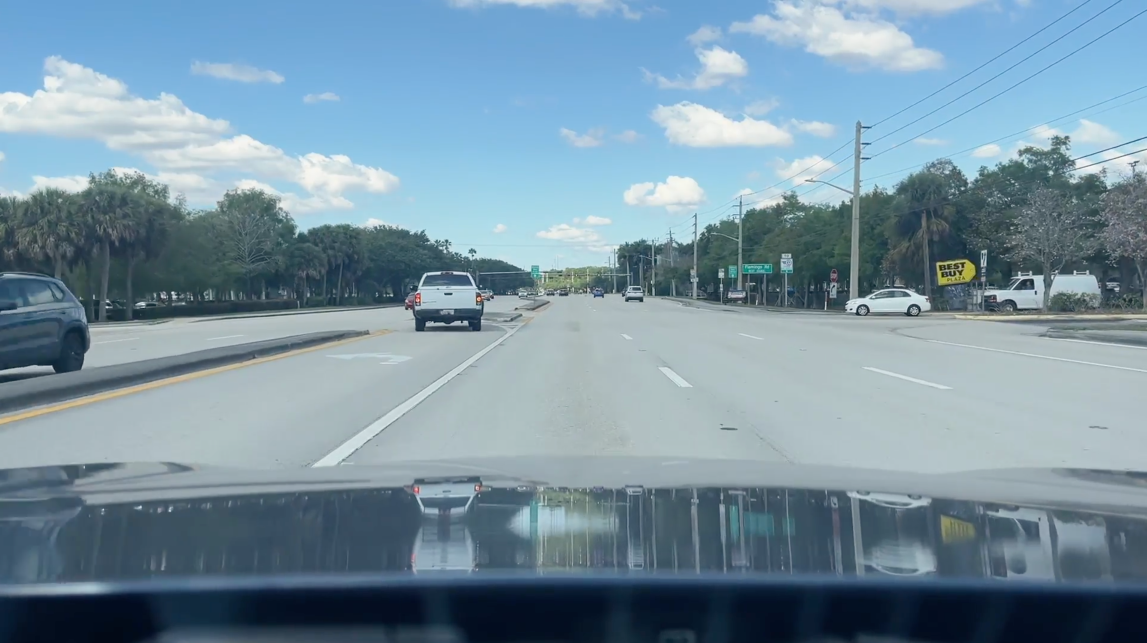
#> input picture roaddetection/image.png, 3440 x 1928 px (shown at 1/3 size); its folder holds only this picture in this run
$ python -i processing.py   (imports and definitions only)
#> lines starting #> are read from the running program, lines starting #| are printed output that depends on the picture; after the words box and inside, x2 and y2 are one past the last pixel; in counts of white or black regions, pixels touching at a corner belong together
#> further down, picture is the input picture: shape (1928, 3440, 3); mean B, G, R 161.2, 145.9, 119.9
import cv2
import numpy as np

leftline = rightline = None
current_dir = 'forward'

# setter function for the current_dir
# value, meant to be used by the gui.py file
def set_current_dir(value):
    global current_dir
    current_dir = value

# getter function for the current_dir
# value, meant to be used by the gui.py file
def get_current_dir():
    global current_dir
    return current_dir

# takes in the video frame and a set of
# points, then performs perspective transform
# with the roi. returns a warped top-down view
# of the frame
# [24 lines left out: functions pers_trans, unwarp, not called in this run]

#
def filters(frame):
    gray = cv2.cvtColor(frame, cv2.COLOR_BGR2GRAY)
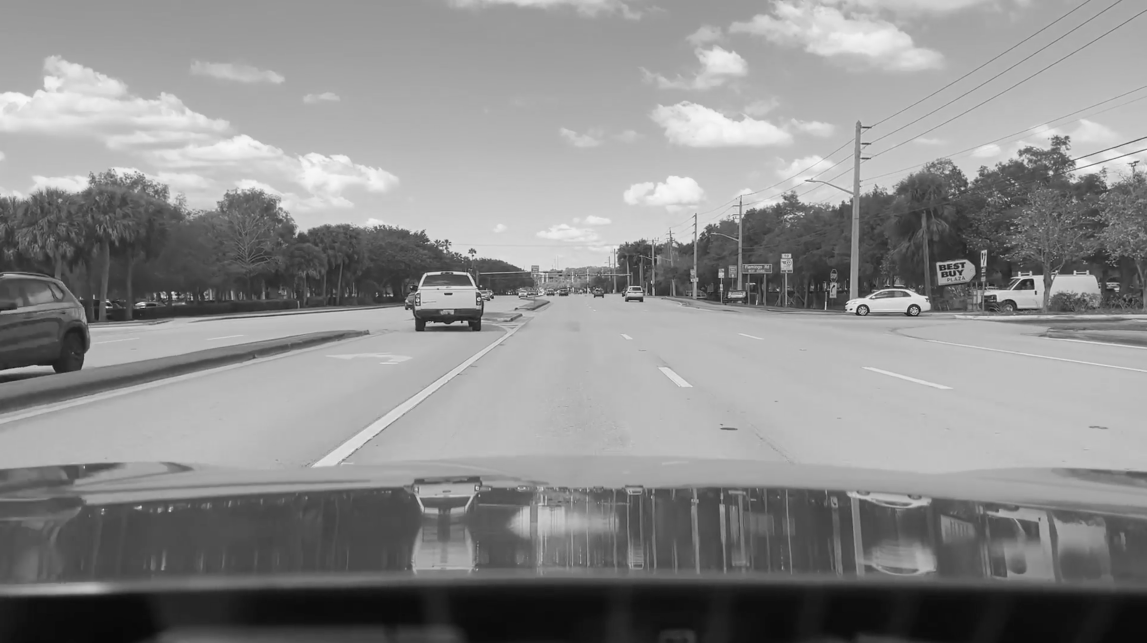
#> gray: shape (1928, 3440) (shown at 1/3 size); min 0, max 255, mean 139.9
    blurred = cv2.GaussianBlur(gray, (9, 9), 0)

    masked = cv2.adaptiveThreshold(blurred, 255, cv2.ADAPTIVE_THRESH_MEAN_C, cv2.THRESH_BINARY, 71, -30)
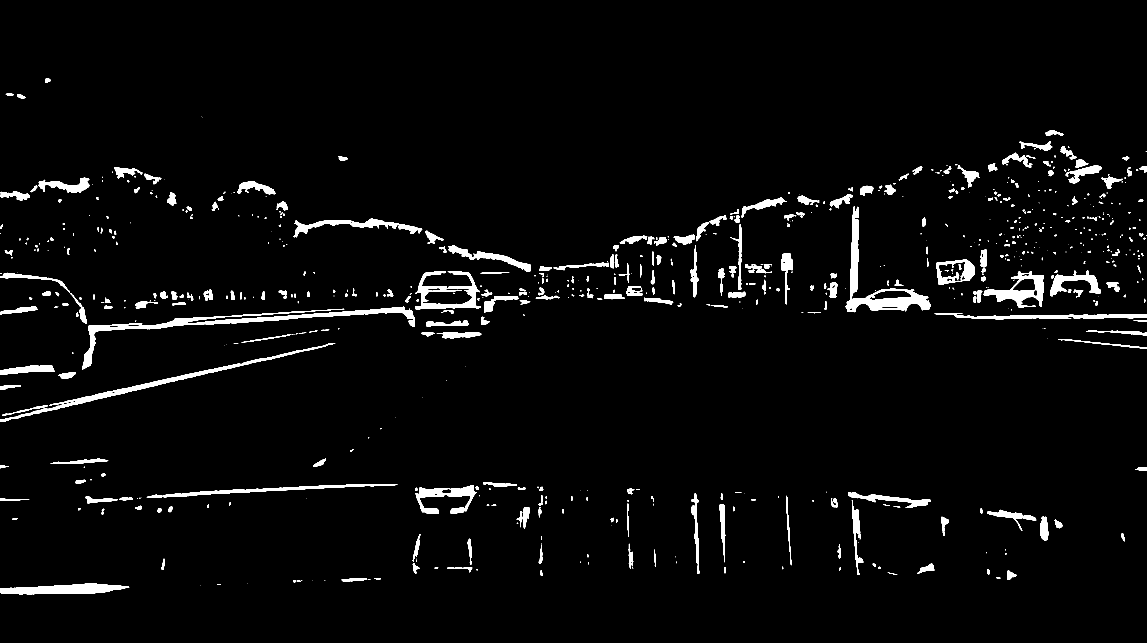
#> masked: shape (1928, 3440) (shown at 1/3 size); 3.1% white; 713 white regions (296 under 20 px), largest, box (x1, y1, x2, y2) and area: (246, 920, 1245, 1108) 15861, (2537, 618, 2791, 937) 13526, (0, 1029, 1006, 1266) 9973

    return masked

# [35 lines left out: functions template_match, polyfit_line, not called in this run]

def get_length(x1, y1, x2, y2):
    return np.sqrt((x2-x1)**2 + (y2-y1)**2)

# [129 lines left out: functions detect_lines, overlay_arrow, get_points, not called in this run]

>>> import cv2
>>> picture = cv2.imread('image.png')
>>> result = filters(picture)
